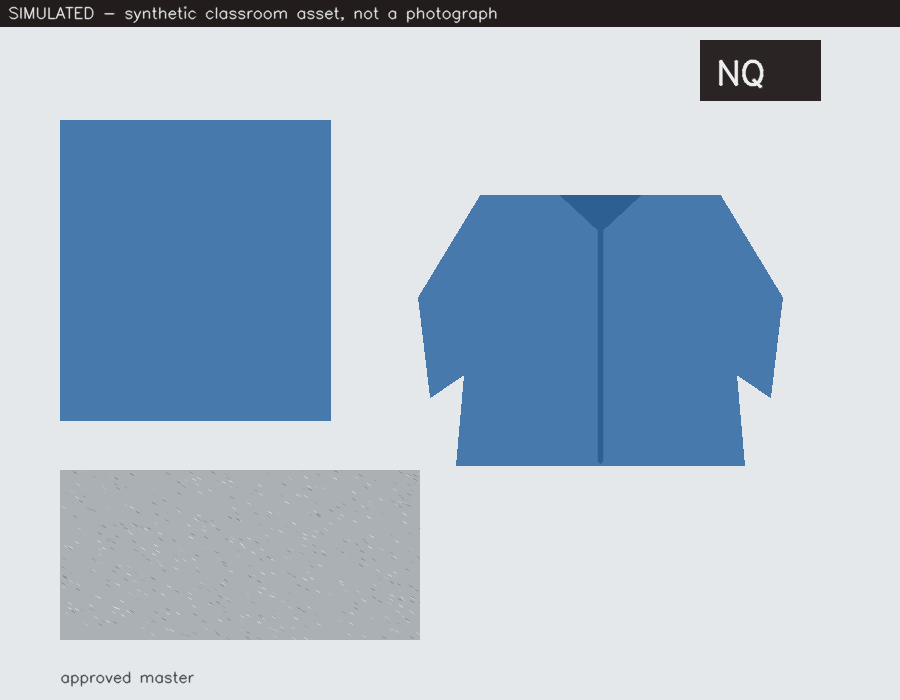
#> input picture labs/lab-07-global-descriptors-consistency/reference/master/nq-master.png, 900 x 700 px
$ python -i consistency.py   (imports and definitions only)
#> lines starting #> are read from the running program, lines starting #| are printed output that depends on the picture
#> further down, picture is the input picture: shape (700, 900, 3); mean B, G, R 202.5, 187.4, 171.6
#!/usr/bin/env python3
"""Lab 07 — global descriptors, combined consistency score, and logo template matching.

Writes out/consistency-scores.csv and out/logo-placement.csv.

Usage:
    python3 consistency.py --master reference/master/nq-master.png \
                           --assets reference/assets \
                           --template reference/nq-logo-template.png \
                           --thresholds data/consistency-thresholds.json \
                           --out out/consistency-scores.csv

Requires: opencv-python, numpy. No network access.
"""
import argparse
import csv
import glob
import json
import os

import cv2
import numpy as np


# [12 lines left out: functions read, hs_hist, not called in this run]


def mean_saturation(img):
    return float(cv2.cvtColor(img, cv2.COLOR_BGR2HSV)[:, :, 1].mean())


def edge_density(img, lo=100, hi=200):
#> called with lo = 100, hi = 200
    gray = cv2.cvtColor(img, cv2.COLOR_BGR2GRAY)
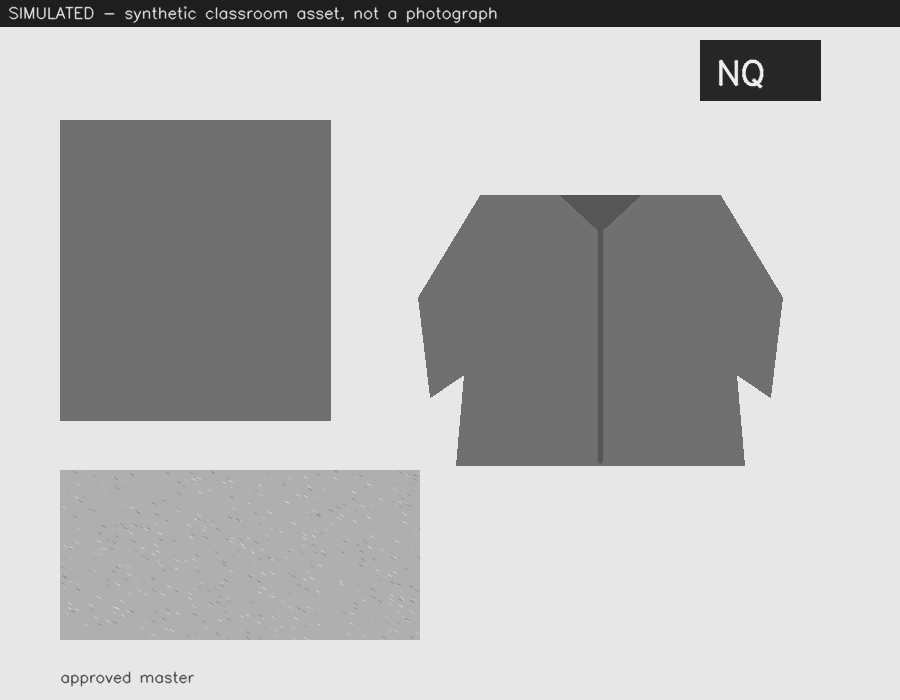
#> gray: shape (700, 900); min 30, max 238, mean 184.5
    edges = cv2.Canny(cv2.GaussianBlur(gray, (5, 5), 1.0), lo, hi)
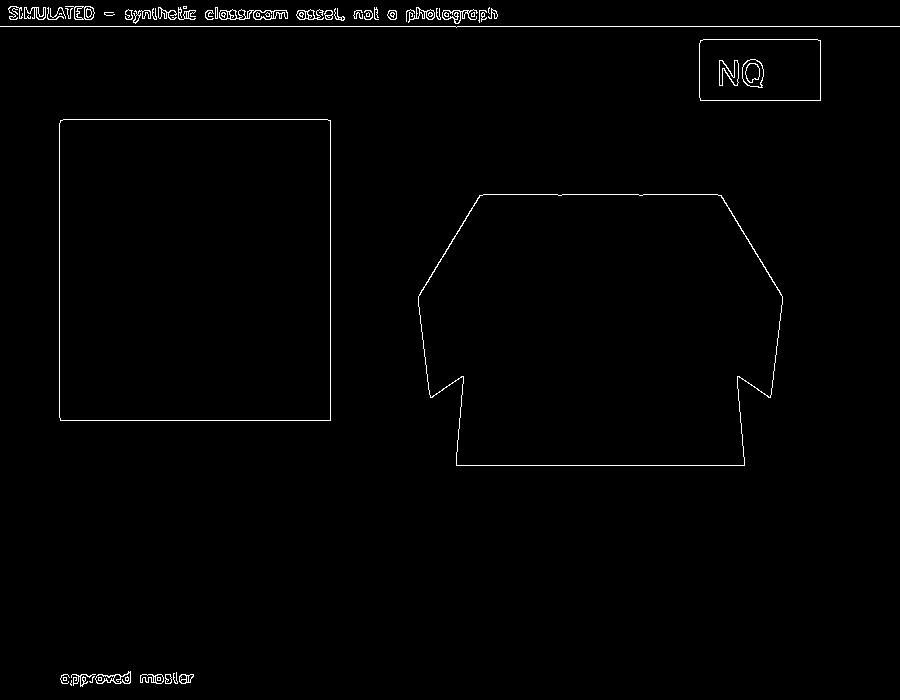
#> edges: shape (700, 900); 1% white in thin lines or dots
    return float(np.count_nonzero(edges)) / edges.size


# [13 lines left out: functions binary_subject, log_hu, not called in this run]


def norm01(value, worst):
    """Map a distance-like value onto [0,1] where 0 is identical and 1 is `worst`."""
    return min(1.0, max(0.0, value / worst)) if worst else 0.0


# [110 lines left out: function main, not called in this run]


# [2 lines not run here, left out]

>>> import cv2
>>> picture = cv2.imread('reference/master/nq-master.png')
>>> result = edge_density(picture)
#> result = 0.0105
